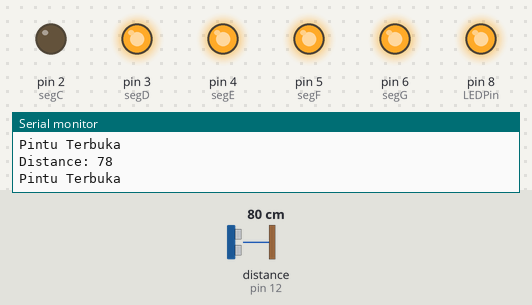
Recording of a sketch running on a simulated Arduino Uno, built with avr-gcc and run on an emulated ATmega328P. Shown: output pins drawn as LEDs (lit = HIGH), the last lines printed to the serial monitor. Wiring (inferred from the names in the program): ultrasonic range finder: trigger pin 11; echo pin 12. The inputs (shaded band) are chosen by the test bench; at power-on: distance to the obstacle (sensor on pin 12) 80 cm. The echo pulse lasts 58.3 µs per cm; pins used as bus, display or sensor lines are not drawn.

Above: at 1.2 s.
1.3 s: distance to the obstacle (sensor on pin 12) set to 18 cm
2.8 s: distance to the obstacle (sensor on pin 12) set to 14 cm
At 3.3 s:
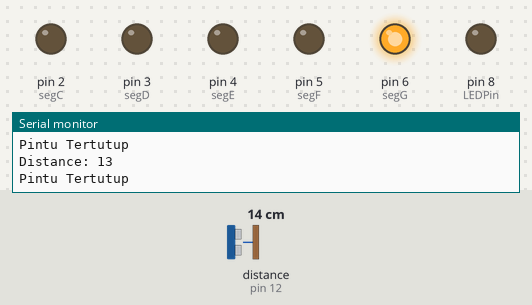
4.3 s: distance to the obstacle (sensor on pin 12) set to 120 cm
At 5.5 s:
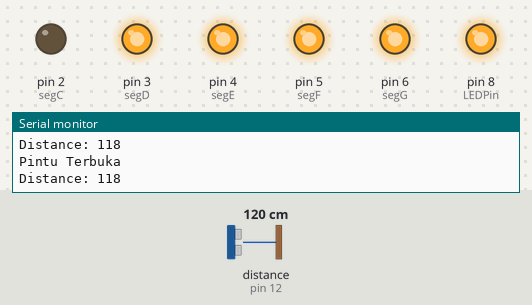
5.8 s: distance to the obstacle (sensor on pin 12) set to 12 cm
At 6.6 s:
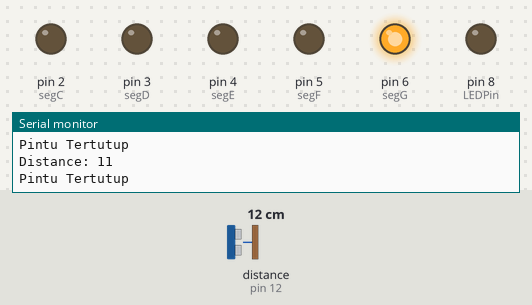
Timing chart, 0 to 8.8 s (numbered marks = the images above; inputs shaded):
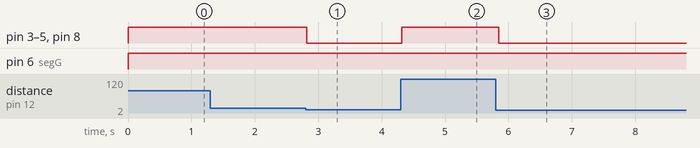

Measured:
- the behaviour switches between 17 and 16 cm on distance to the obstacle (sensor on pin 12) (found by bisection; images 0 and 1)
- after the input at 2.8 s, pin 3 (segD), pin 4 (segE), pin 5 (segF), pin 8 (LEDPin): HIGH → LOW at once
- after the input at 4.3 s, pin 3 (segD), pin 4 (segE), pin 5 (segF), pin 8 (LEDPin): LOW → HIGH at once
- after the input at 5.8 s, pin 3 (segD), pin 4 (segE), pin 5 (segF), pin 8 (LEDPin): HIGH → LOW at once

The sketch:

sketch_apr03a.ino
```cpp
/*
* Ultrasonic Sensor HC-SR04 and Arduino Tutorial
*
* Crated by Dejan Nedelkovski,
* www.HowToMechatronics.com
*
*/
// defines pins numbers
const int trigPin = 11;
const int LEDPin = 8;
const int echoPin = 12;
int VCC = 7;
int segA = 8;
int segB = 11;
int segC = 2;
int segD = 3;
int segE = 4;
int segF = 5;
int segG = 6;
// defines variables
int isOpen;
long duration;
int distance;
void setup() {
pinMode(trigPin, OUTPUT); // Sets the trigPin as an Output
pinMode(LEDPin, OUTPUT);//LED
pinMode(echoPin, INPUT); // Sets the echoPin as an Input
pinMode(VCC,OUTPUT);//VCC
pinMode(segA,OUTPUT);//a
pinMode(segB,OUTPUT);//b
pinMode(segC,OUTPUT);//c
pinMode(segD, OUTPUT);//d
pinMode(segE,OUTPUT);//e
pinMode(segF,OUTPUT);//f
pinMode(segG,OUTPUT);//g
Serial.begin(9600); // Starts the serial communication

void lightNumber(int numberToDisplay);
}

void loop() {
// Clears the trigPin
digitalWrite(trigPin, LOW);
delayMicroseconds(2);
// Sets the trigPin on HIGH state for 10 micro seconds
digitalWrite(trigPin, HIGH);
delayMicroseconds(10);
digitalWrite(trigPin, LOW);
// Reads the echoPin, returns the sound wave travel time in microseconds
duration = pulseIn(echoPin, HIGH);
// Calculating the distance
distance= duration*0.034/2;
// Prints the distance on the Serial Monitor
Serial.print("Distance: ");
Serial.println(distance);

if (distance > 15){
  lightNumber(1);
  delayMicroseconds(5);
  isOpen = 1;
  Serial.println("Pintu Terbuka");
  }else {
      lightNumber(0);
      delayMicroseconds(5);
      isOpen = 0;
      Serial.println("Pintu Tertutup");
  }
}

void lightNumber(int numberToDisplay) {

#define SEGMENT_ON  LOW
#define SEGMENT_OFF HIGH
digitalWrite(VCC, HIGH);

  switch (numberToDisplay){

  case 0:
    digitalWrite(segA, SEGMENT_ON);
    digitalWrite(segB, SEGMENT_ON);
    digitalWrite(segC, SEGMENT_ON);
    digitalWrite(segD, SEGMENT_ON);
    digitalWrite(segE, SEGMENT_ON);
    digitalWrite(segF, SEGMENT_ON);
    digitalWrite(segG, SEGMENT_OFF);
    break;

  case 1:
    digitalWrite(segA, SEGMENT_OFF);
    digitalWrite(segB, SEGMENT_ON);
    digitalWrite(segC, SEGMENT_ON);
    digitalWrite(segD, SEGMENT_OFF);
    digitalWrite(segE, SEGMENT_OFF);
    digitalWrite(segF, SEGMENT_OFF);
    digitalWrite(segG, SEGMENT_OFF);
    break;
  }
}
```
